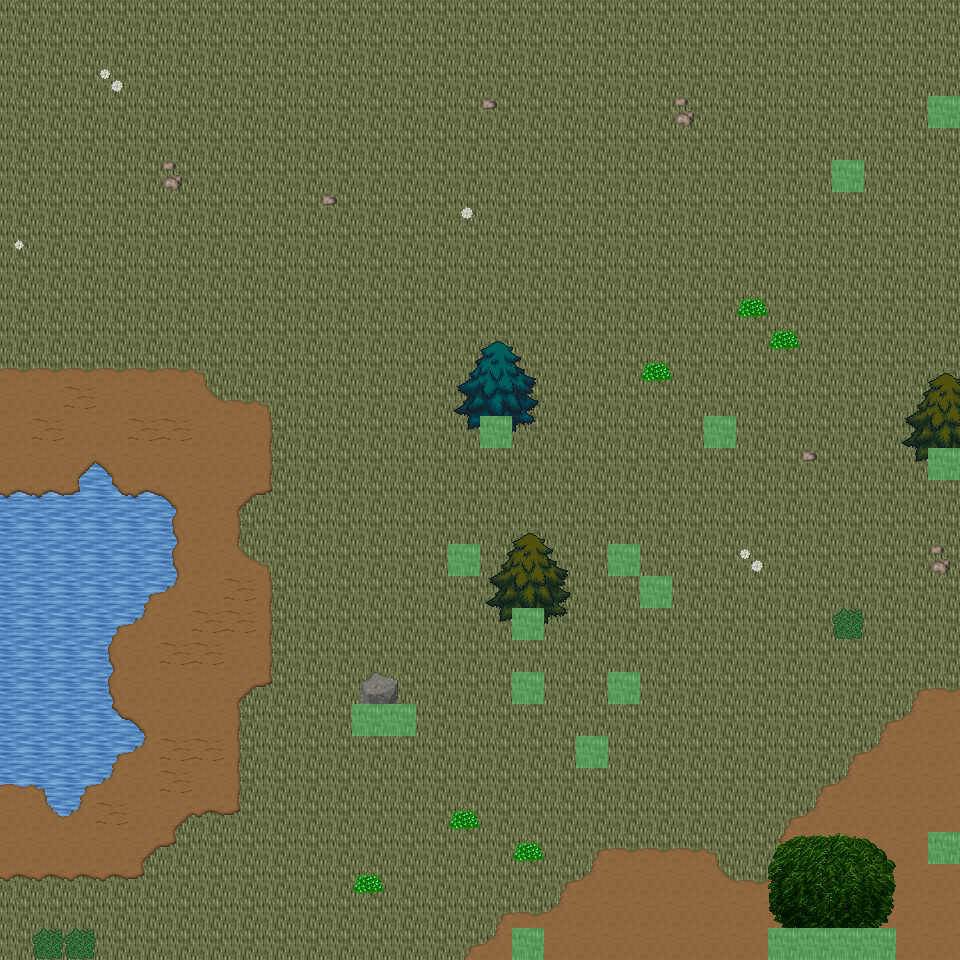

Below is a game level as drawn by its tile map, then a one-line description and the .tmx that defines it (tile-layer data replaced by summaries):
An orthogonal 30x30 tile map with 32x32 px tiles, 6 tile layers (Ground, Object, Object2, Above, ...), 23 tilesets and 8 objects (8x mapExit).

<map version="1.0" orientation="orthogonal" renderorder="right-down" width="30" height="30" tilewidth="32" tileheight="32" nextobjectid="9">
  <tileset firstgid="1" name="tileset_ground_ground" tilewidth="32" tileheight="32" tilecount="33" columns="3">
    <image source="../drawable/tileset_ground_ground.png" width="96" height="352" />
  </tileset>
  <tileset firstgid="34" name="tileset_ground_ridge_earth_dark" tilewidth="32" tileheight="32" tilecount="96" columns="12">
    <image source="../drawable/tileset_ground_ridge_earth_dark.png" width="384" height="256" />
  </tileset>
  <tileset firstgid="130" name="tileset_plant_flower_daisy_white" tilewidth="32" tileheight="32" tilecount="8" columns="2">
    <image source="../drawable/tileset_plant_flower_daisy_white.png" width="64" height="128" />
  </tileset>
  <tileset firstgid="138" name="tileset_plant_grasses" tilewidth="32" tileheight="32" tilecount="6" columns="3">
    <image source="../drawable/tileset_plant_grasses.png" width="96" height="64" />
  </tileset>
  <tileset firstgid="144" name="tileset_plant_tree_tree_fluffy" tilewidth="32" tileheight="32" tilecount="12" columns="4">
    <image source="../drawable/tileset_plant_tree_tree_fluffy.png" width="128" height="96" />
  </tileset>
  <tileset firstgid="156" name="tileset_plant_bush_bushes" tilewidth="32" tileheight="32" tilecount="10" columns="5">
    <image source="../drawable/tileset_plant_bush_bushes.png" width="160" height="64" />
  </tileset>
  <tileset firstgid="166" name="tileset_logic_portal" tilewidth="32" tileheight="32" tilecount="24" columns="8">
    <image source="../drawable/tileset_logic_portal.png" width="256" height="96" />
  </tileset>
  <tileset firstgid="190" name="tileset_logic_collision" tilewidth="32" tileheight="32" tilecount="1" columns="1">
    <image source="../drawable/tileset_logic_collision.png" width="32" height="32" />
  </tileset>
  <tileset firstgid="191" name="tileset_logic_creature_animal" tilewidth="32" tileheight="32" tilecount="32" columns="8">
    <image source="../drawable/tileset_logic_creature_animal.png" width="256" height="128" />
  </tileset>
  <tileset firstgid="223" name="tileset_ground_dry_grass" tilewidth="32" tileheight="32" tilecount="54" columns="9">
    <image source="../drawable/tileset_ground_dry_grass.png" width="288" height="192" />
  </tileset>
  <tileset firstgid="277" name="tileset_ground_earth_edges" tilewidth="32" tileheight="32" tilecount="18" columns="6">
    <image source="../drawable/tileset_ground_earth_edges.png" width="192" height="96" />
  </tileset>
  <tileset firstgid="295" name="tileset_ground_grass_corners" tilewidth="32" tileheight="32" tilecount="24" columns="6">
    <image source="../drawable/tileset_ground_grass_corners.png" width="192" height="128" />
  </tileset>
  <tileset firstgid="319" name="tileset_plant_tree_evergreen" tilewidth="32" tileheight="32" tilecount="36" columns="3">
    <image source="../drawable/tileset_plant_tree_evergreen.png" width="96" height="384" />
  </tileset>
  <tileset firstgid="355" name="tileset_plant_tree_tree_darkgreen" tilewidth="32" tileheight="32" tilecount="88" columns="8">
    <image source="../drawable/tileset_plant_tree_tree_darkgreen.png" width="256" height="352" />
  </tileset>
  <tileset firstgid="443" name="tileset_building_decoration_rocks" tilewidth="32" tileheight="32" tilecount="6" columns="3">
    <image source="../drawable/tileset_building_decoration_rocks.png" width="96" height="64" />
  </tileset>
  <tileset firstgid="449" name="tileset_plant_stump_stump_pale_brown" tilewidth="32" tileheight="32" tilecount="4" columns="2">
    <image source="../drawable/tileset_plant_stump_stump_pale_brown.png" width="64" height="64" />
  </tileset>
  <tileset firstgid="453" name="tileset_plant_stump_int_small_stump_2" tilewidth="32" tileheight="32" tilecount="1" columns="1">
    <image source="../drawable/tileset_plant_stump_int_small_stump_2.png" width="32" height="32" />
  </tileset>
  <tileset firstgid="454" name="tileset_ground_rock_pebbles" tilewidth="32" tileheight="32" tilecount="3" columns="1">
    <image source="../drawable/tileset_ground_rock_pebbles.png" width="32" height="96" />
  </tileset>
  <tileset firstgid="457" name="tileset_plant_bush_bush_mult_colored" tilewidth="32" tileheight="32" tilecount="6" columns="3">
    <image source="../drawable/tileset_plant_bush_bush_mult_colored.png" width="96" height="64" />
  </tileset>
  <tileset firstgid="463" name="tileset_plant_tree_umbrella_thorn" tilewidth="32" tileheight="32" tilecount="18" columns="6">
    <image source="../drawable/tileset_plant_tree_umbrella_thorn.png" width="192" height="96" />
  </tileset>
  <tileset firstgid="481" name="tileset_logic_item_fruits" tilewidth="32" tileheight="32" tilecount="16" columns="8">
    <image source="../drawable/tileset_logic_item_fruits.png" width="256" height="64" />
  </tileset>
  <tileset firstgid="497" name="tileset_building_house_3" tilewidth="32" tileheight="32" tilecount="48" columns="6">
    <image source="../drawable/tileset_building_house_3.png" width="192" height="256" />
  </tileset>
  <tileset firstgid="545" name="tileset_logic_creature_mutant" tilewidth="32" tileheight="32" tilecount="7" columns="7">
    <image source="../drawable/tileset_logic_creature_mutant.png" width="224" height="32" />
  </tileset>
  <layer name="Ground" width="30" height="30">
    <data>[900 cells, 900 non-empty, 3 distinct tile ids]</data>
  </layer>
  <layer name="Object" width="30" height="30">
    <data>[900 cells, 137 non-empty, 31 distinct tile ids]</data>
  </layer>
  <layer name="Object2" width="30" height="30">
    <data>[900 cells, 0 non-empty, 0 distinct tile ids]</data>
  </layer>
  <layer name="Above" width="30" height="30">
    <data>[900 cells, 42 non-empty, 36 distinct tile ids]</data>
  </layer>
  <layer name="Above2" width="30" height="30">
    <data>[900 cells, 0 non-empty, 0 distinct tile ids]</data>
  </layer>
  <layer name="Walkable" width="30" height="30">
    <data>[900 cells, 20 non-empty, 1 distinct tile ids]</data>
  </layer>
  <objectgroup name="MapEvents">
    <object id="1" name="south" type="mapExit" x="0" y="928" width="512" height="32">
      <properties>
        <property name="map" value="level_0_x156_y26" />
        <property name="x" value="0" />
        <property name="y" value="1" />
      </properties>
    </object>
    <object id="2" name="south2" type="mapExit" x="544" y="928" width="224" height="32">
      <properties>
        <property name="map" value="level_0_x156_y26" />
        <property name="x" value="17" />
        <property name="y" value="1" />
      </properties>
    </object>
    <object id="3" name="south3" type="mapExit" x="896" y="928" width="64" height="32">
      <properties>
        <property name="map" value="level_0_x156_y26" />
        <property name="x" value="28" />
        <property name="y" value="1" />
      </properties>
    </object>
    <object id="4" name="west" type="mapExit" x="0" y="0" width="32" height="960">
      <properties>
        <property name="map" value="level_0_x155_y25" />
        <property name="x" value="28" />
        <property name="y" value="0" />
      </properties>
    </object>
    <object id="5" name="east" type="mapExit" x="928" y="0" width="32" height="96">
      <properties>
        <property name="map" value="level_0_x157_y25" />
        <property name="x" value="1" />
        <property name="y" value="0" />
      </properties>
    </object>
    <object id="6" name="east2" type="mapExit" x="928" y="128" width="32" height="320">
      <properties>
        <property name="map" value="level_0_x157_y25" />
        <property name="x" value="1" />
        <property name="y" value="4" />
      </properties>
    </object>
    </objectgroup>
</map>
<!-- 2 of 8 objects omitted -->
